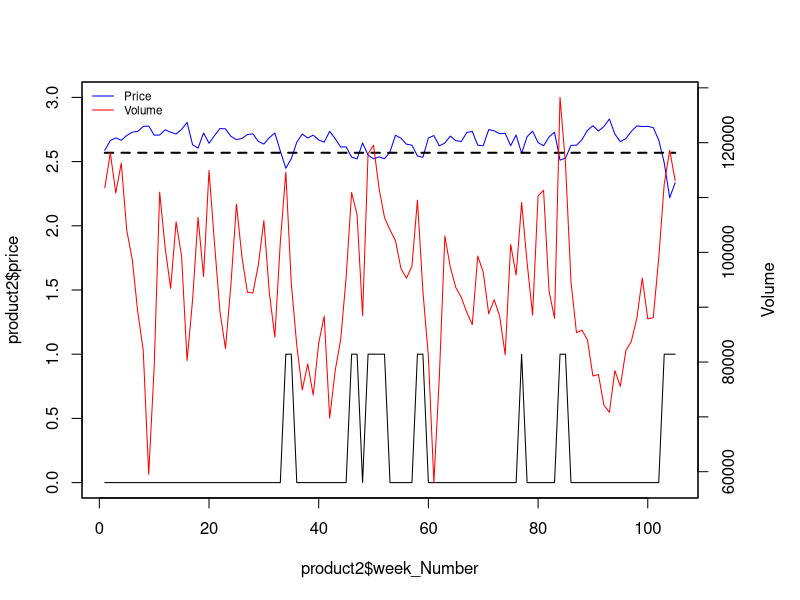
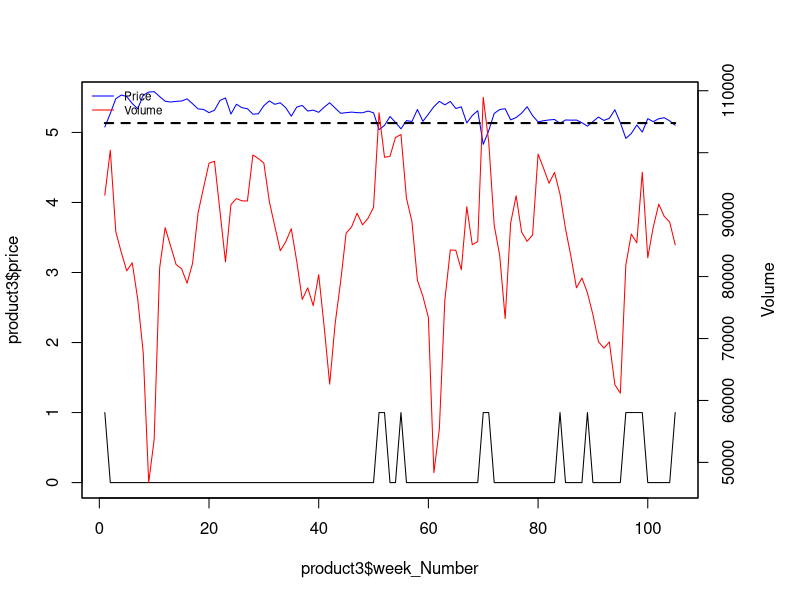
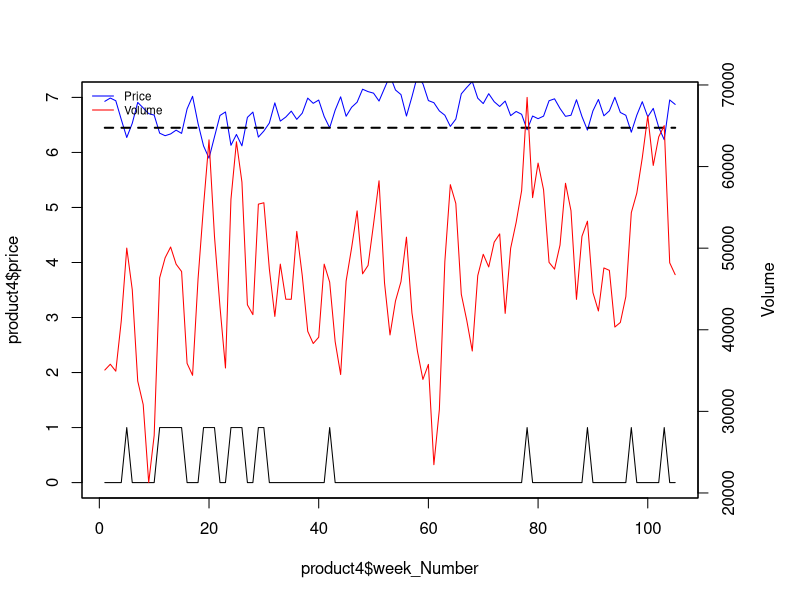
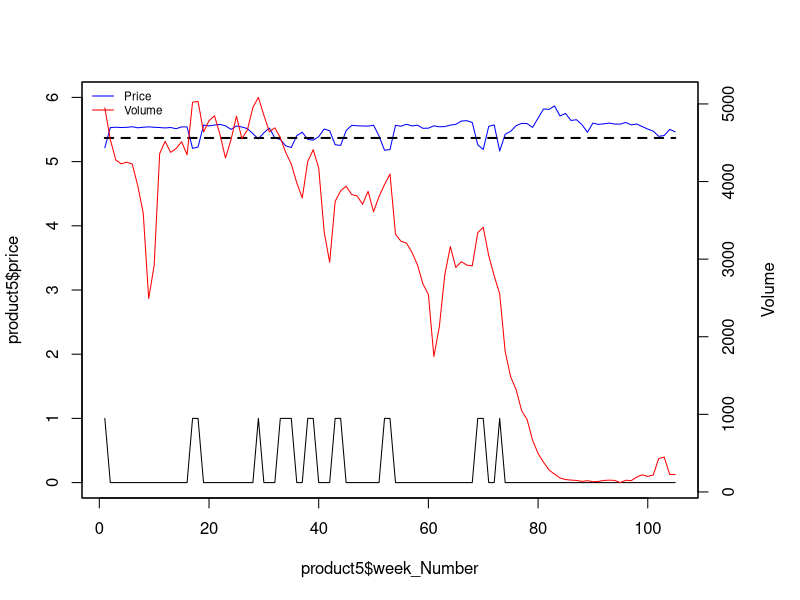
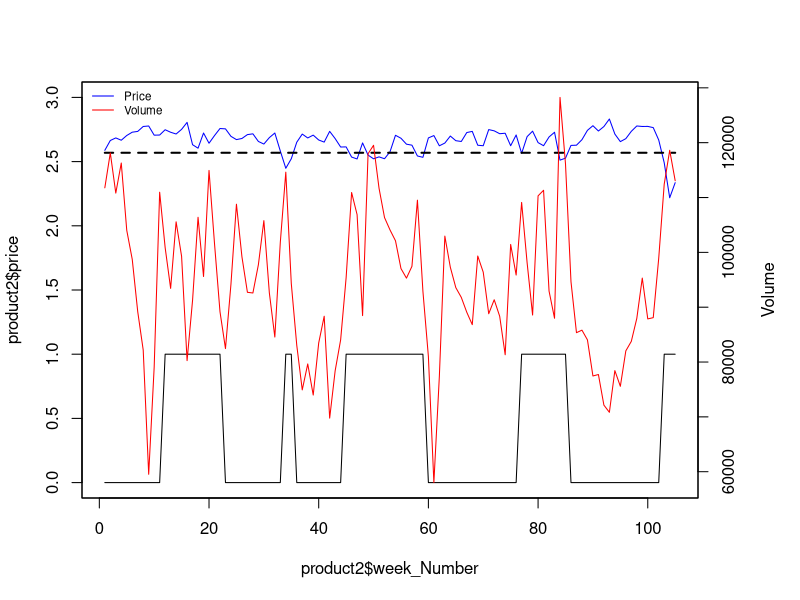
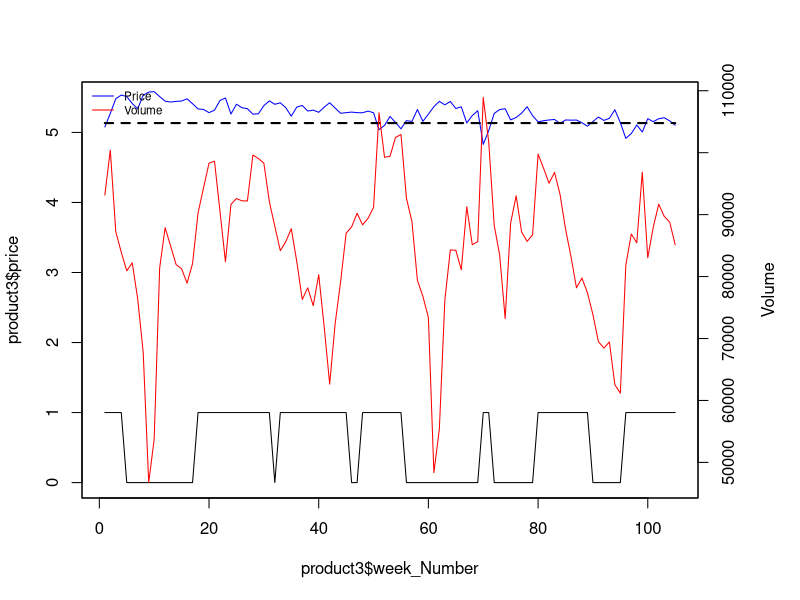
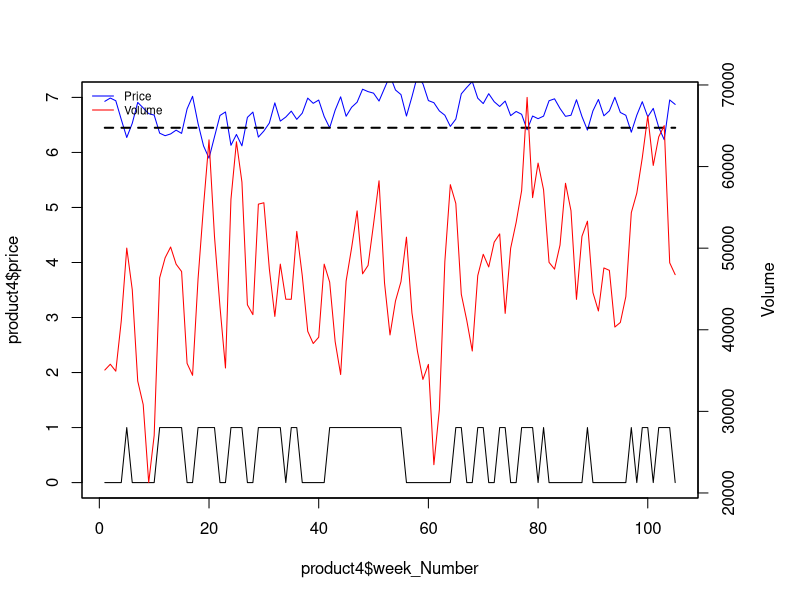
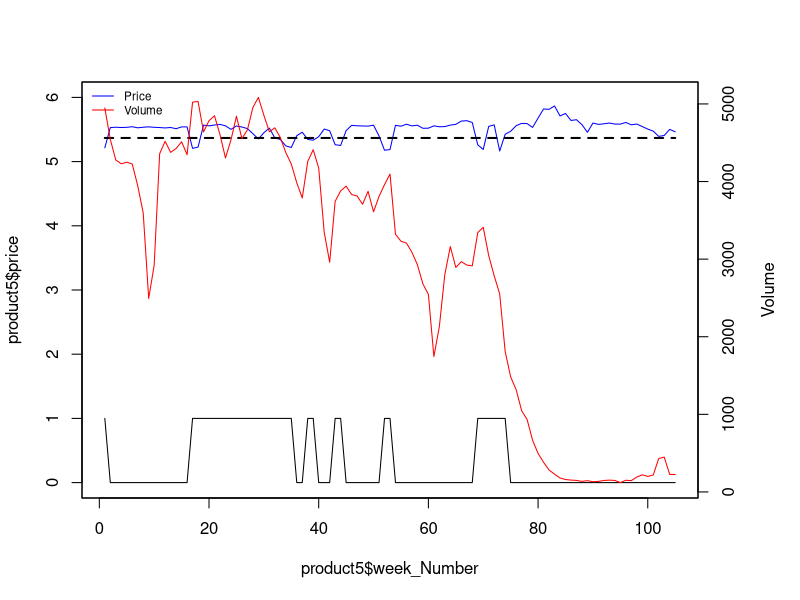

These figures' R source, in order:
setwd("/Users/Steven/Google Drive/Imperial College London/Term 3/Retail and Marketing Analytics/Data/Crackers")
library(readxl)
library(MASS)
library(dplyr)
library(tidyr)

# import data
product2 <- read_excel('Crackers.xlsx', sheet = 2, col_names = TRUE)
product3 <- read_excel('Crackers.xlsx', sheet = 3, col_names = TRUE)
product4 <- read_excel('Crackers.xlsx', sheet = 4, col_names = TRUE)
product5 <- read_excel('Crackers.xlsx', sheet = 5, col_names = TRUE)

# separate "Week" column
product2 <- product2 %>% 
  separate(Week, c("S", "week"), " ")
product3 <- product3 %>% 
  separate(Week, c("S", "week"), " ")
product4 <- product4 %>% 
  separate(Week, c("S", "week"), " ")
product5 <- product5 %>% 
  separate(Week, c("S", "week"), " ")


# convert week into data format
product2$week <- as.Date(product2$week, "%d/%m/%y")
product3$week <- as.Date(product3$week, "%d/%m/%y")
product4$week <- as.Date(product4$week, "%d/%m/%y")
product5$week <- as.Date(product5$week, "%d/%m/%y")

# add week number
product2$week_Number <- 1:nrow(product2)
product3$week_Number <- 1:nrow(product3)
product4$week_Number <- 1:nrow(product4)
product5$week_Number <- 1:nrow(product5)

# calculate prices and log prices
product2$price <- product2$Value_Euros / product2$Volume
product3$price <- product3$Value_Euros / product3$Volume
product4$price <- product4$Value_Euros / product4$Volume
product5$price <- product5$Value_Euros / product5$Volume
product2$log.p <- log(product2$price)
product2$log.q <- log(product2$Volume)

# add average price and threshold, first threshold is 1 sd below mean
product2$average_Price <- mean(product2$price)
product2$threshold1 <- mean(product2$price) - sd(product2$price)
product2$promo <- ifelse(product2$price < product2$threshold1, 1, 0)

product3$average_Price <- mean(product3$price)
product3$threshold1 <- mean(product3$price) - sd(product3$price)
product3$promo <- ifelse(product3$price < product3$threshold1, 1, 0)

product4$average_Price <- mean(product4$price)
product4$threshold1 <- mean(product4$price) - sd(product4$price)
product4$promo <- ifelse(product4$price < product4$threshold1, 1, 0)

product5$average_Price <- mean(product5$price)
product5$threshold1 <- mean(product5$price) - sd(product5$price)
product5$promo <- ifelse(product5$price < product5$threshold1, 1, 0)

# plot sales and price for each product

# product 2
par(mar=c(5,4,4,5)+.1)
plot(product2$week_Number, product2$price, type="l", col="blue", ylim=c(0,3))
#lines(product2$average_Price, lty=2, lwd=2)
lines(product2$threshold1, lty=2, lwd=2)
lines(product2$promo)   # c is the promotion dummy from the other RMD
par(new=TRUE)
plot(product2$week_Number, product2$Volume,type="l",col="red",xaxt="n",yaxt="n",xlab="",ylab="")
axis(4)
mtext("Volume",side=4,line=3)
legend("topleft",col=c("blue","red"), lty=1, legend=c("Price","Volume"), cex=0.7, bty = "n")

# product 3
par(mar=c(5,4,4,5)+.1)
plot(product3$week_Number, product3$price, type="l", col="blue", ylim=c(0,5.5))
lines(product3$threshold1, lty=2, lwd=2)
lines(product3$promo)
par(new=TRUE)
plot(product3$week_Number, product3$Volume,type="l",col="red",xaxt="n",yaxt="n",xlab="",ylab="")
axis(4)
mtext("Volume",side=4,line=3)
legend("topleft",col=c("blue","red"), lty=1, legend=c("Price","Volume"), cex=0.7, bty = "n")

# product 4
par(mar=c(5,4,4,5)+.1)
plot(product4$week_Number, product4$price, type="l", col="blue", ylim=c(0,7))
lines(product4$threshold1, lty=2, lwd=2)
lines(product4$promo)
par(new=TRUE)
plot(product4$week_Number, product4$Volume, type="l",col="red",xaxt="n",yaxt="n",xlab="",ylab="")
axis(4)
mtext("Volume",side=4,line=3)
legend("topleft",col=c("blue","red"), lty=1, legend=c("Price","Volume"), cex=0.7, bty = "n")

# product 5
par(mar=c(5,4,4,5)+.1)
plot(product5$week_Number, product5$price, type="l", col="blue", ylim=c(0,6))
lines(product5$threshold1, lty=2, lwd=2)
lines(product5$promo)
par(new=TRUE)
plot(product5$week_Number, product5$Volume, type="l",col="red",xaxt="n",yaxt="n",xlab="",ylab="")
axis(4)
mtext("Volume",side=4,line=3)
legend("topleft",col=c("blue","red"), lty=1, legend=c("Price","Volume"), cex=0.7, bty = "n")


### ratio of sd to mean
sd(product2$price)/mean(product2$price)
# 3.5% seems a bit low for a promotion. think 2 for 1...

# number of promotions during two year period, using 1 sd method
sum(product2$promo)/ nrow(product2)
# 15%, seems way too low

# average size of promotion ~24%
# http://www.mosaicmarketing.co.uk/single-post/2016/11/30/FMCG-brands-cut-price-promotions---a-bit

# possible method to identify the promotions periods:
# find price promotions with threshold method (need to find a way to define base price)
# then look at magnitude of sales and identify where sales have a similar magnitude to the 
# price promo and deduce that those are other types of promo (feat or aisle)

# attempt at adding the promotions manually (feature and aisle which is not visible in price)
# also set promo to one when GRP is available

# no GRP
product2[12:22, "promo"] <- 1
product2[45:59, "promo"] <- 1
product2[77:85, "promo"] <- 1

product3$promo <- ifelse(product3$GRP != 0, 1, product3$promo)
product3[18:31, "promo"] <- 1
product3[48:55, "promo"] <- 1
product3[80:89, "promo"] <- 1
product3[99:105, "promo"] <- 1

product4$promo <- ifelse(product4$GRP != 0, 1, product4$promo)
product4[42:54, "promo"] <- 1

# no GRP
product5[17:35, "promo"] <- 1
product5[69:74, "promo"] <- 1

# view new graphs with added promotions periods

# product 2
par(mar=c(5,4,4,5)+.1)
plot(product2$week_Number, product2$price, type="l", col="blue", ylim=c(0,3))
#lines(product2$average_Price, lty=2, lwd=2)
lines(product2$threshold1, lty=2, lwd=2)
lines(product2$promo)   # c is the promotion dummy from the other RMD
par(new=TRUE)
plot(product2$week_Number, product2$Volume,type="l",col="red",xaxt="n",yaxt="n",xlab="",ylab="")
axis(4)
mtext("Volume",side=4,line=3)
legend("topleft",col=c("blue","red"), lty=1, legend=c("Price","Volume"), cex=0.7, bty = "n")

# product 3
par(mar=c(5,4,4,5)+.1)
plot(product3$week_Number, product3$price, type="l", col="blue", ylim=c(0,5.5))
lines(product3$threshold1, lty=2, lwd=2)
lines(product3$promo)
par(new=TRUE)
plot(product3$week_Number, product3$Volume,type="l",col="red",xaxt="n",yaxt="n",xlab="",ylab="")
axis(4)
mtext("Volume",side=4,line=3)
legend("topleft",col=c("blue","red"), lty=1, legend=c("Price","Volume"), cex=0.7, bty = "n")

# product 4
par(mar=c(5,4,4,5)+.1)
plot(product4$week_Number, product4$price, type="l", col="blue", ylim=c(0,7))
lines(product4$threshold1, lty=2, lwd=2)
lines(product4$promo)
par(new=TRUE)
plot(product4$week_Number, product4$Volume, type="l",col="red",xaxt="n",yaxt="n",xlab="",ylab="")
axis(4)
mtext("Volume",side=4,line=3)
legend("topleft",col=c("blue","red"), lty=1, legend=c("Price","Volume"), cex=0.7, bty = "n")

# product 5
par(mar=c(5,4,4,5)+.1)
plot(product5$week_Number, product5$price, type="l", col="blue", ylim=c(0,6))
lines(product5$threshold1, lty=2, lwd=2)
lines(product5$promo)
par(new=TRUE)
plot(product5$week_Number, product5$Volume, type="l",col="red",xaxt="n",yaxt="n",xlab="",ylab="")
axis(4)
mtext("Volume",side=4,line=3)
legend("topleft",col=c("blue","red"), lty=1, legend=c("Price","Volume"), cex=0.7, bty = "n")


# proportion of promotions during two year period, after adding manually
sum(product2$promo)/ nrow(product2)
sum(product3$promo)/ nrow(product3)
sum(product4$promo)/ nrow(product4)
sum(product5$promo)/ nrow(product5)
# between 30-42%

# add the baseline in excel and read the data again
# write.csv(product2, file = "product2.csv")
# write.csv(product3, file = "product3.csv")
# write.csv(product4, file = "product4.csv")
# write.csv(product5, file = "product5.csv")

# load files with baseline
setwd("/Users/Steven/Google Drive/Imperial College London/Term 3/Retail and Marketing Analytics/Team assignment/retail group")

prod2 <- read.csv("product2.csv")
prod3 <- read.csv("product3.csv")
prod4 <- read.csv("product4.csv")
prod5 <- read.csv("product5.csv")

# fill baseline column with regular volumes
prod2$baseline <- ifelse(is.na(prod2$baseline), prod2$Volume, prod2$baseline)
prod3$baseline <- ifelse(is.na(prod3$baseline), prod3$Volume, prod3$baseline)
prod4$baseline <- ifelse(is.na(prod4$baseline), prod4$Volume, prod4$baseline)
prod5$baseline <- ifelse(is.na(prod5$baseline), prod5$Volume, prod5$baseline)

# plot baseline and lift

# product 2
plot(prod2$week_Number, prod2$baseline, type="l", lwd=2, ylim = c(0, max(prod2$Volume)))
lines(prod2$weekly_lift + prod2$baseline, lwd=2, col = 11)

# product 3
plot(prod3$week_Number, prod3$baseline, type="l", lwd=2, ylim = c(0, max(prod3$Volume)))
lines(prod3$weekly_lift + prod3$baseline, lwd=2, col = 11)

# product 4
plot(prod4$week_Number, prod4$baseline, type="l", lwd=2, ylim = c(0, max(prod4$Volume)))
lines(prod4$weekly_lift + prod4$baseline, lwd=2, col = 11)

# product 5
plot(prod5$week_Number, prod5$baseline, type="l", lwd=2, ylim = c(0, max(prod5$Volume)))
lines(prod5$weekly_lift + prod5$baseline, lwd=2, col = 11)

# graph 2,3,5 look reasonably ok, graph 4 looks a bit strange because has negative lift
# and irregular promos
# graphs don't look exactly like hers which kinda sucks too



